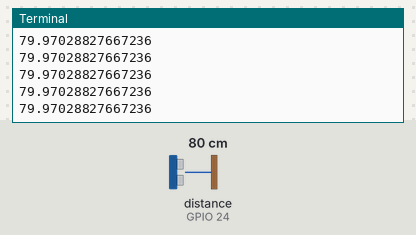
Simulated run of this program. Board: Raspberry Pi (BCM pin numbers). Shown: the last lines printed to the terminal. Inputs (shaded band) come from the test bench; at power-on: distance to the obstacle (sensor on GPIO 24) 80 cm. The echo pulse lasts 58.3 µs per cm; no MQTT or app messages arrive unless stated; threads take turns every 2 ms; the clock reads 2024-03-15 10:24:30 at power-on unless the program sets it.

Above: at 1.3 s.
1.4 s: distance to the obstacle (sensor on GPIO 24) set to 2 cm
At 1.43 s:
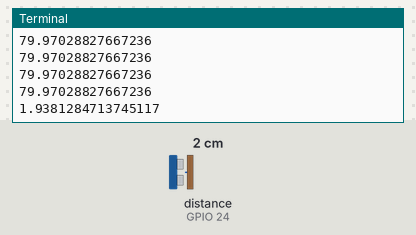
2.9 s: distance to the obstacle (sensor on GPIO 24) set to 4 cm
At 2.95 s:
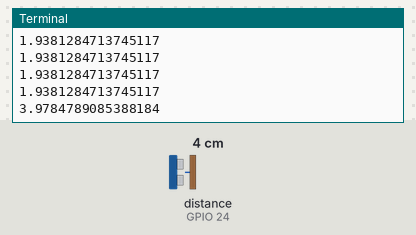
Timing chart, 0 to 5.9 s (numbered marks = the images above; inputs shaded):
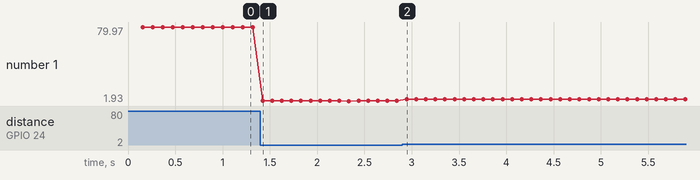

Measured:
- after the input at 1.4 s, the terminal: prints a new line at once (image 1)
- after the input at 2.9 s, the terminal: prints a new line at once (image 2)
- plotted number 1: 79.97 → 1.94 after the input at 1.4 s, 1.94 → 3.98 after the input at 2.9 s

The program:

distance_sensor.py
```python
import time
import threading
import RPi.GPIO as GPIO
import json
import paho.mqtt.client as mqtt


MQTT_BROKER ="localhost"
CLIENT_NAME = "DistanceSensor"
TOPIC, INFO = 'distance_sensor/distance_in_cm', "distance_in_cm"
TRIGGER_SENSOR_TIME = 0.00001 # 10us
SONIC_SPEED_IN_CM_PER_SEC = 34300
TIME_BETWEEN_MEASUREMENTS = 0.1 # 100ms


class UltrasonicSensor:
    def __init__(self, trig_pin, echo_pin):
        self.trig_pin = trig_pin
        self.echo_pin = echo_pin
        self.measuring = False
        self.__set_up_gpio()
        self.__connect_to_mqtt()

    @staticmethod
    def calculate_distance_in_cm(travel_time):
        return (travel_time * SONIC_SPEED_IN_CM_PER_SEC)


    def __set_up_gpio(self):
        GPIO.setmode(GPIO.BCM)
        # GPIO.setwarnings(False)
        GPIO.setup(self.trig_pin, GPIO.OUT)
        GPIO.setup(self.echo_pin, GPIO.IN)

    def __connect_to_mqtt(self):
        self.mqtt_client = mqtt.Client(CLIENT_NAME)
        self.mqtt_client.connect(MQTT_BROKER)


    def __publish_distance(self, distance_in_cm):
        payload = json.dumps({INFO: distance_in_cm})
        self.mqtt_client.publish(TOPIC, payload)


    def __measure_distance(self):
        while self.measuring:
            # Set trigger to HIGH
            GPIO.output(self.trig_pin, GPIO.HIGH)

            # Wait for 10us
            time.sleep(TRIGGER_SENSOR_TIME)

            # Set trigger to LOW
            GPIO.output(self.trig_pin, GPIO.LOW)

            start_time = time.time()

            while GPIO.input(self.echo_pin) == GPIO.LOW:
                start_time = time.time()

            while GPIO.input(self.echo_pin) == GPIO.HIGH:
                stop_time = time.time()

            travel_time = (stop_time - start_time) / 2
            # dividing by 2 cause the pulse goes there and back

            distance_in_cm = self.calculate_distance_in_cm(travel_time)

            print(distance_in_cm)
            self.__publish_distance(distance_in_cm)

            time.sleep(TIME_BETWEEN_MEASUREMENTS)

    def start_measurement(self):
        if not self.measuring:
            self.measuring = True
            t = threading.Thread(target=self.__measure_distance)
            t.start()


    def stop_measurement(self):
        self.measuring = False


    def __del__(self):
        GPIO.cleanup()


sensor = UltrasonicSensor(trig_pin=25, echo_pin=24)

sensor.start_measurement()
```
